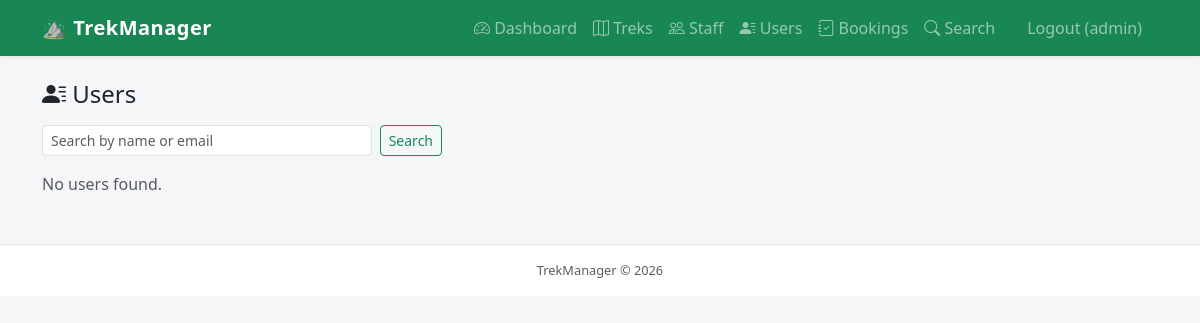
Before: /admin/users (signed in) with the older database file.
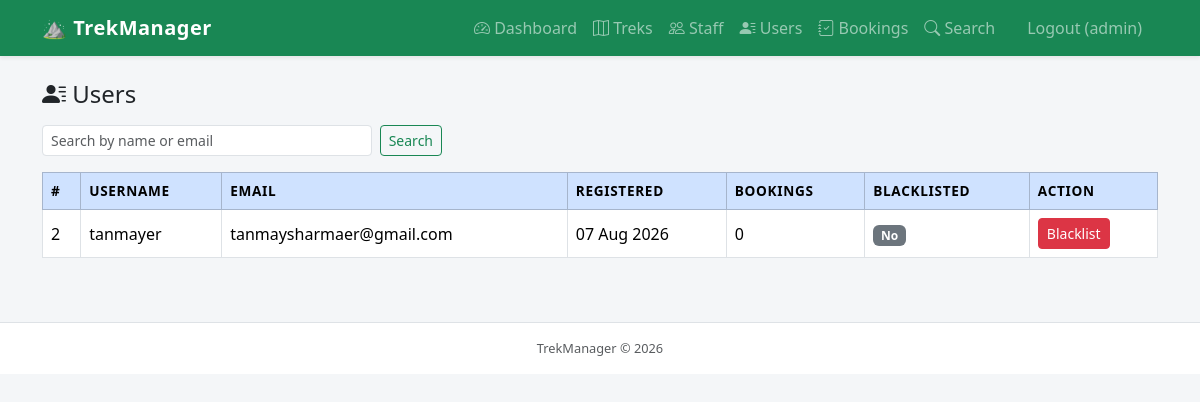
After: the same page with the newer database file.
### models.py (models this page shows, shortened)
class User(UserMixin, db.Model):
    id = db.Column(db.Integer, primary_key=True)
    username = db.Column(db.String(80), unique=True, nullable=False)
    email = db.Column(db.String(120), unique=True, nullable=False)
    password_hash = db.Column(db.String(200), nullable=False)
    role = db.Column(db.String(20), nullable=False, default='user')  # admin, staff, user
    is_blacklisted = db.Column(db.Boolean, default=False)
    created_at = db.Column(db.DateTime, default=datetime.utcnow)
    bookings = db.relationship('Booking', backref='user', lazy=True)
    staff_profile = db.relationship('StaffProfile', backref='user', uselist=False)

### routes.py (the view)
@main.route('/admin/users')
@admin_required
def admin_users():
    q = request.args.get('q', '').strip()
    query = User.query.filter_by(role='user')
    if q:
        query = query.filter(or_(User.username.ilike(f'%{q}%'), User.email.ilike(f'%{q}%')))
    users = query.all()
    return render_template('admin/users.html', users=users, q=q)

### app.py (called while the page is built)
def create_app():
    app = Flask(__name__)
    app.config.from_object(Config)
    db.init_app(app)
    login_manager.init_app(app)
    with app.app_context():
        import models
        db.create_all()
        from create_admin import seed_admin
        seed_admin()
    @login_manager.user_loader
    def load_user(user_id):
        from models import User
        return db.session.get(User, int(user_id))
    from routes import main
    from api_routes import api
    app.register_blueprint(main)
    app.register_blueprint(api, url_prefix='/api')
    return app

### routes.py (called while the page is built)
def admin_required(f):
    @wraps(f)
    def decorated(*args, **kwargs):
        if not current_user.is_authenticated or current_user.role != 'admin':
            flash('Admin access required.', 'danger')
            return redirect(url_for('main.login'))
        return f(*args, **kwargs)
    return decorated

### templates/admin/users.html (shortened to what this page needs)
{% extends 'base.html' %}
{% block content %}
<h4 class="mb-3"><i class="bi bi-person-lines-fill"></i> Users</h4>
<form method="GET" class="d-flex mb-3 gap-2" style="max-width:400px;">
    <input type="text" name="q" class="form-control form-control-sm" placeholder="Search by name or email" value="{{ q }}">
    <button class="btn btn-sm btn-outline-success">Search</button>
</form>
{% if users %}
<div class="table-responsive">
<table class="table table-hover table-bordered bg-white align-middle">
    <thead class="table-primary">
        <tr>
            <th>#</th>
            <th>Username</th>
            <th>Email</th>
            <th>Registered</th>
            <th>Bookings</th>
            <th>Blacklisted</th>
            <th>Action</th>
        </tr>
    </thead>
    <tbody>
    {% for u in users %}
        <tr>
            <td>{{ u.id }}</td>
            <td>{{ u.username }}</td>
            <td>{{ u.email }}</td>
            <td>{{ u.created_at.strftime('%d %b %Y') }}</td>
            <td>{{ u.bookings | length }}</td>
            <td>
                {% if u.is_blacklisted %}
                    <span class="badge bg-danger">Yes</span>
                {% else %}
                    <span class="badge bg-secondary">No</span>
                {% endif %}
            </td>
            <td>
                <form method="POST" action="{{ url_for('main.admin_blacklist_user', id=u.id) }}"
                      onsubmit="return confirm('Toggle blacklist for {{ u.username }}?')">
                    <button class="btn btn-sm btn-{{ 'secondary' if u.is_blacklisted else 'danger' }}">
                        {{ 'Unblacklist' if u.is_blacklisted else 'Blacklist' }}
                    </button>
                </form>
            </td>
        </tr>
    {% endfor %}
    </tbody>
</table>
</div>
{% else %}
<p class="text-muted">No users found{% if q %} for "{{ q }}"{% endif %}.</p>
{% endif %}
{% endblock %}

Changed rows visible on the page:
added User: id "2", username "tanmayer", email "tanmaysharmaer@gmail.com", created_at "07 Aug 2026", bookings|length "0", shows "No", is_blacklisted "Blacklist"
Other visible differences:
text no longer shown: "No users found ."
text now shown: "# USERNAME EMAIL REGISTERED BOOKINGS BLACKLISTED ACTION"
